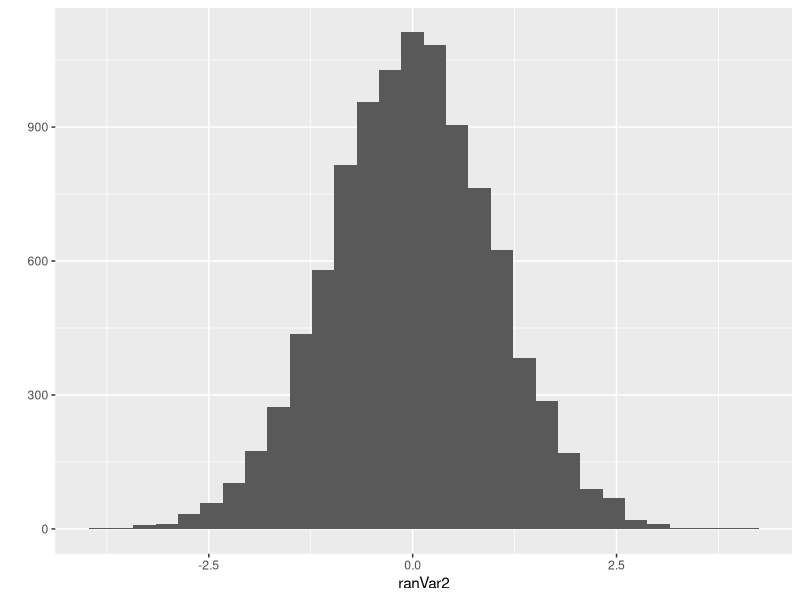
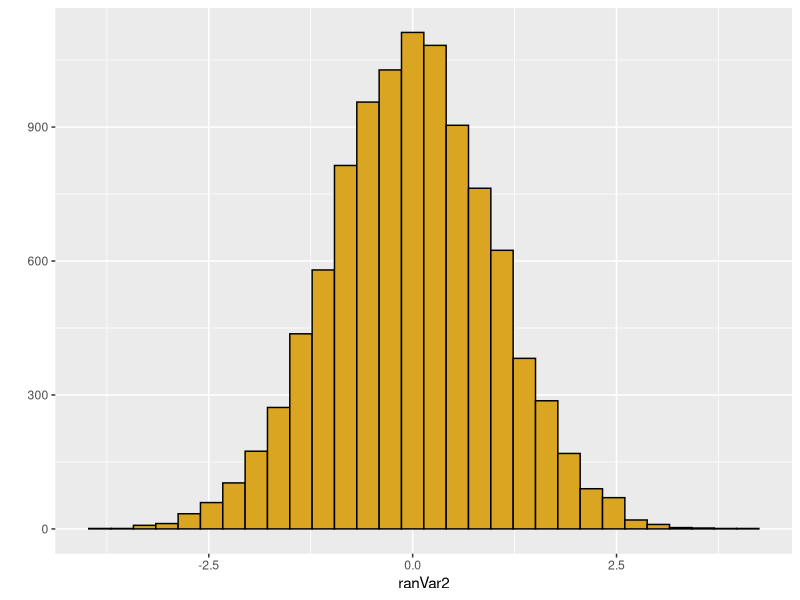

The R script that drew these images, in order:
# Explain what the heck this script is. What is it doing? What project is it associated with? Give as many details as possible so that you will understand later on what this is from!

# 6 September 2018
# SFR

#------------------------------------------------------------
# Preliminaries
library(ggplot2)
set.seed(100)
library(TeachingDemos)
char2seed("this function creates a seed based on a phrase. Heckin cool!", set = FALSE)

#char2seed("green tea", set = FALSE)

# Global variables
nRep <- 10000 # number of values

# Create or read in data
ranVar1 <- rnorm(nRep) #create nRep random variables from the standard normal distribution

#ranVar1 <- rnorm(n=nRep, mean=10, sd=3) #Can explicitly set parameters as well
#print(ranVar1) #Print is fine as long as the thing your printing isnt huge

# Peek at the data
head(ranVar1) # prints first six
tail(ranVar1) # prints last six values
length(ranVar1)
str(ranVar1) # structure of the variable. Like type and stuff
# Might also want to use the console to peek at data

# Create second variable
ranVar2 <- rnorm(nRep)

#Visualize data
qplot(x=ranVar2)
qplot(x=ranVar2,
      color = I("black"),
      fill = I("goldenrod"))
